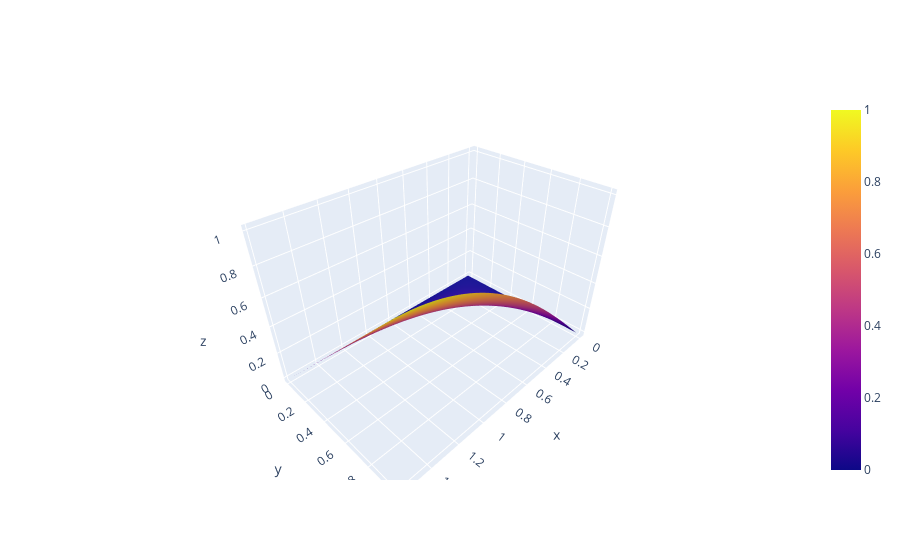

The cell this chart's notebook holds for it:
### Code cell
fig = go.Figure(data=[go.Surface(z=U_true2, x=X2, y=Y2)])
fig.show()
